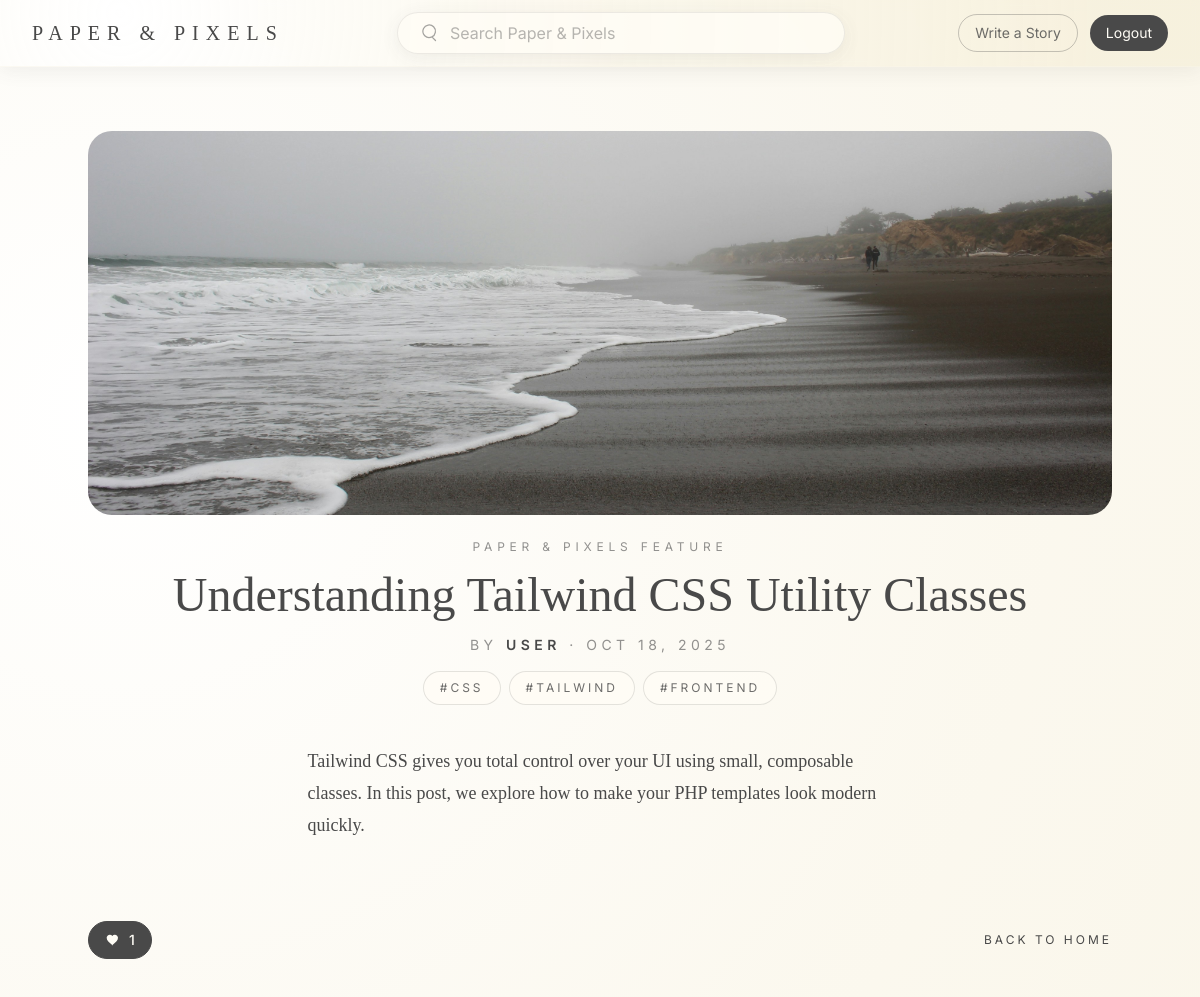
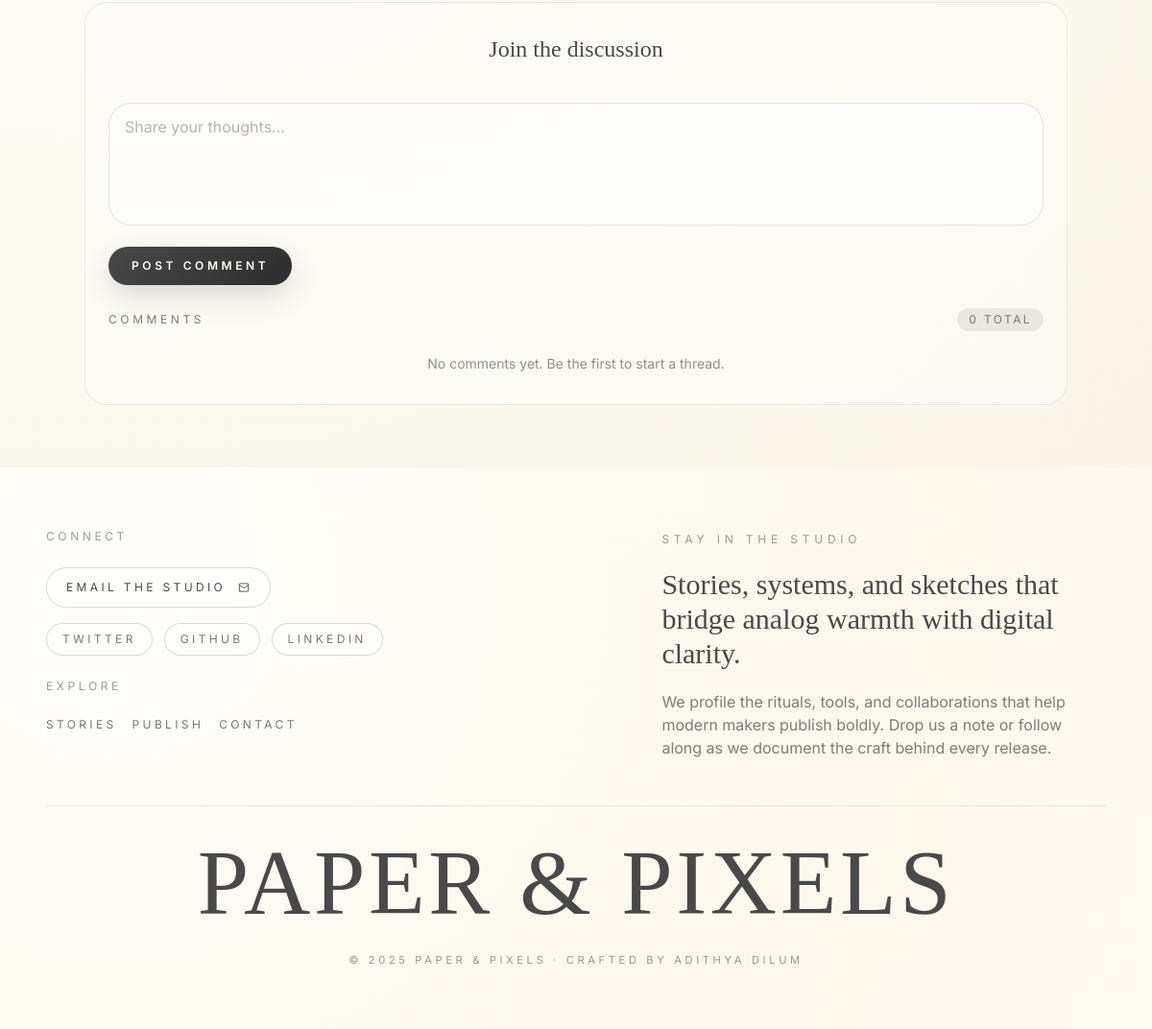
The app's page /posts/view.php?id=8 (signed in) with its own data (2 pictures, top to bottom).
### tables this page shows
CREATE TABLE `posts` (
  `id` int(11) NOT NULL,
  `user_id` int(11) NOT NULL,
  `title` varchar(255) NOT NULL,
  `content` text NOT NULL,
  `cover_image` varchar(255) DEFAULT NULL,
  `tags` varchar(255) DEFAULT NULL,
  `created_at` datetime DEFAULT current_timestamp(),
  `updated_at` datetime DEFAULT current_timestamp() ON UPDATE current_timestamp()
);

CREATE TABLE `users` (
  `id` int(11) NOT NULL,
  `username` varchar(50) NOT NULL,
  `email` varchar(100) NOT NULL,
  `password` varchar(255) NOT NULL,
  `created_at` datetime DEFAULT current_timestamp(),
  `role` enum('guest','user','admin') NOT NULL DEFAULT 'user'
);

### posts/view.php (the view, shortened to what this page needs)
<?php
include '../includes/header.php';
require_once __DIR__ . '/../config.php';
include '../includes/Parsedown.php';
$Parsedown = new Parsedown();
$post_id = (int)$_GET['id'];
$stmt = $conn->prepare(
    "SELECT posts.*, users.username
    FROM posts
    JOIN users ON posts.user_id = users.id
    WHERE posts.id = ?"
);
$stmt->bind_param("i", $post_id);
$stmt->execute();
$result = $stmt->get_result();
$post = $result->fetch_assoc();
?>
<section class="px-6 py-16">
    <div class="mx-auto flex max-w-5xl flex-col gap-10">
        <div class="space-y-6 text-center">
            <?php if (!empty($post['cover_image'])): ?>
                <div class="overflow-hidden rounded-3xl">
                    <img src="uploads/<?php echo htmlspecialchars($post['cover_image']); ?>" alt="<?php echo htmlspecialchars($post['title']); ?>" class="h-96 w-full object-cover" />
                </div>
            <?php endif; ?>
            <div class="space-y-4">
                <p class="uppercase tracking-[0.4em] text-xs text-charcoal/60">Paper & Pixels Feature</p>
                <h1 class="font-heading text-4xl md:text-5xl text-charcoal"><?php echo htmlspecialchars($post['title']); ?></h1>
                <p class="text-sm uppercase tracking-[0.32em] text-charcoal/60">
                    by <span class="font-semibold text-charcoal"><?php echo htmlspecialchars($post['username']); ?></span>
                    · <?php echo date('M d, Y', strtotime($post['created_at'])); ?>
                </p>
                <?php if (!empty($post['tags'])): ?>
                    <div class="mt-3 flex flex-wrap justify-center gap-2">
                        <?php foreach (array_map('trim', explode(',', $post['tags'])) as $tag):
                        ?>
                            <a href="index.php?tag=<?php echo urlencode($tag); ?>" class="text-xs uppercase tracking-[0.25em] rounded-full border border-charcoal/15 bg-linen/70 px-4 py-2 text-charcoal/80 transition hover:border-charcoal/40 hover:text-charcoal">
                                #<?php echo htmlspecialchars(ltrim($tag, '#')); ?>
                            </a>
                        <?php endforeach; ?>
                    </div>
                <?php endif; ?>
            </div>
        </div>
        <article class="post-body prose prose-slate md:prose-lg font-text prose-h1:text-4xl prose-h2:text-3xl prose-h3:text-2xl prose-headings:font-heading prose-headings:text-charcoal prose-p:text-charcoal prose-strong:text-charcoal prose-a:text-charcoal hover:prose-a:text-charcoal/80 prose-blockquote:border-l-4 prose-blockquote:border-charcoal/20 prose-blockquote:bg-linen/30 prose-blockquote:text-charcoal prose-blockquote:pl-6 prose-blockquote:py-4 mx-auto w-full">
            <?php echo $Parsedown->text($post['content']); ?>
        </article>
        <?php
        $count = $conn->prepare("SELECT COUNT(*) AS total FROM likes WHERE post_id=?");
        $count->bind_param("i", $post_id);
        $count->execute();
        $resultCount = $count->get_result();
        $countRow = $resultCount->fetch_assoc();
        $totalLikes = isset($countRow['total']) ? (int) $countRow['total'] : 0;
        $userLiked = false;
        if (isset($_SESSION['user_id'])) {
            $likeCheck = $conn->prepare("SELECT id FROM likes WHERE post_id=? AND user_id=?");
            $likeCheck->bind_param("ii", $post_id, $_SESSION['user_id']);
            $likeCheck->execute();
            $likeCheck->store_result();
            $userLiked = $likeCheck->num_rows > 0;
        }
        ?>
        <div class="mt-10 flex flex-wrap items-center justify-between gap-4">
            <div class="flex items-center gap-4">
                <?php if (isset($_SESSION['user_id'])): ?>
                    <button type="button"
                        class="like-btn inline-flex items-center gap-2 rounded-full border px-4 py-2 text-sm font-medium transition <?php echo $userLiked ? 'bg-charcoal text-linen border-charcoal' : 'bg-sand/60 text-charcoal border-sand/80 hover:bg-charcoal hover:text-linen'; ?>"
                        data-post-id="<?php echo $post_id; ?>"
                        onclick="toggleLike(<?php echo $post_id; ?>)">
                        <span class="like-count"><?php echo $totalLikes; ?></span>
                    </button>
                <?php endif; ?>
            </div>
            <div class="flex flex-wrap items-center gap-4 text-xs uppercase tracking-[0.25em]">
                <a href="index.php" class="text-charcoal hover:underline">Back to home</a>
            </div>
        </div>
        <?php
        $comments = $conn->prepare("
            SELECT comments.*, users.username
            FROM comments
            JOIN users ON comments.user_id = users.id
            WHERE comments.post_id = ?
            ORDER BY comments.created_at DESC
        ");
        $comments->bind_param("i", $post_id);
        $comments->execute();
        $result_comments = $comments->get_result();
        ?>
        <div class="rounded-3xl border border-charcoal/10 bg-white/40 px-6 py-8">
            <div class="flex flex-col gap-6">
                <h3 class="text-center font-heading text-2xl text-charcoal">Join the discussion</h3>
                <?php if (isset($_SESSION['user_id'])): ?>
                    <form method="post" class="space-y-4">
                        <textarea id="comment" name="comment" rows="4" placeholder="Share your thoughts..." required data-autoresize="true" class="w-full rounded-2xl border border-charcoal/15 bg-white/70 px-4 py-3 text-charcoal placeholder:text-charcoal/40 focus:border-charcoal/40 focus:bg-white focus:outline-none focus:ring-0 transition"></textarea>
                        <button type="submit" class="btn-major inline-flex items-center justify-center rounded-full px-6 py-3 text-xs font-semibold uppercase tracking-[0.3em]">Post Comment</button>
                    </form>
                <?php else: ?>
                    <p class="text-center text-sm uppercase tracking-[0.25em] text-charcoal/70">Please <a href="auth/login.php" class="text-charcoal hover:underline">login</a> to comment.</p>
                <?php endif; ?>
                <div class="space-y-6">
                    <div class="flex items-center justify-between">
                        <h4 class="text-xs uppercase tracking-[0.3em] text-charcoal/70">Comments</h4>
                        <span class="rounded-full bg-charcoal/10 px-3 py-1 text-xs uppercase tracking-[0.2em] text-charcoal/70"><?php echo $result_comments ? $result_comments->num_rows : 0; ?> total</span>
                    </div>
                    <div class="space-y-4">
                        <?php if ($result_comments && $result_comments->num_rows > 0): ?>
                            <?php while ($c = $result_comments->fetch_assoc()): ?>
                                <div class="rounded-2xl border border-charcoal/10 bg-white/40 px-5 py-4">
                                    <p class="text-xs uppercase tracking-[0.25em] text-charcoal/60 mb-2">
                                        <strong class="text-charcoal"><?php echo htmlspecialchars($c['username']); ?></strong>
                                        <span class="text-charcoal/50"> · <?php echo date('M d, Y H:i', strtotime($c['created_at'])); ?></span>
                                    </p>
                                    <p class="text-sm text-charcoal/80 leading-relaxed"><?php echo nl2br(htmlspecialchars($c['content'])); ?></p>
                                </div>
                            <?php endwhile; ?>
                        <?php else: ?>
                            <p class="text-center text-sm text-charcoal/60">No comments yet. Be the first to start a thread.</p>
                        <?php endif; ?>
                    </div>
                </div>
            </div>
        </div>
    </div>
</section>
<?php include '../includes/footer.php'; ?>

### assets/css/style.css (style rules this page uses)
.font-text { color: #2b2b2b; --tw-prose-body: #2b2b2b; --tw-prose-headings: #2b2b2b; --tw-prose-bold: #2b2b2b; --tw-prose-links: #2b2b2b; }
textarea[data-autoresize] { overflow: hidden; resize: none; width: 100%; min-height: 8rem; }
textarea[data-autoresize]::placeholder { color: rgba(73, 73, 73, 0.4); }
html { scroll-behavior: smooth; }
.btn-major { position: relative; display: inline-flex; align-items: center; justify-content: center; background: linear-gradient(135deg, #494949 0%, #2f2f2f 50%, #6d6d6d 100%); background-size: 180% 180%; color: #fffdf6 !important; box-shadow: 0 12px 28px rgba(73, 73, 73, 0.18); transition: transform 0.25s ease, box-shadow 0.25s ease; animation: btn-gradient-flow 12s ease infinite; cursor: pointer; }

### records on screen
posts: cover_image (picture), title "Understanding Tailwind CSS Utility Classes", user.username "USER", created_at "OCT 18, 2025", tags "CSS", tags "TAILWIND", tags "FRONTEND"

### other values on screen
preg_replace('/(?:[ ][ ]+|[ ]*\\\\)\n/', "<br />\n", $text) "Tailwind CSS gives you total control over your UI using small, composable classes. In this post, we explore how to make your PHP templates look modern quickly."
$totalLikes "1"
$result_comments->num_rows "0"
